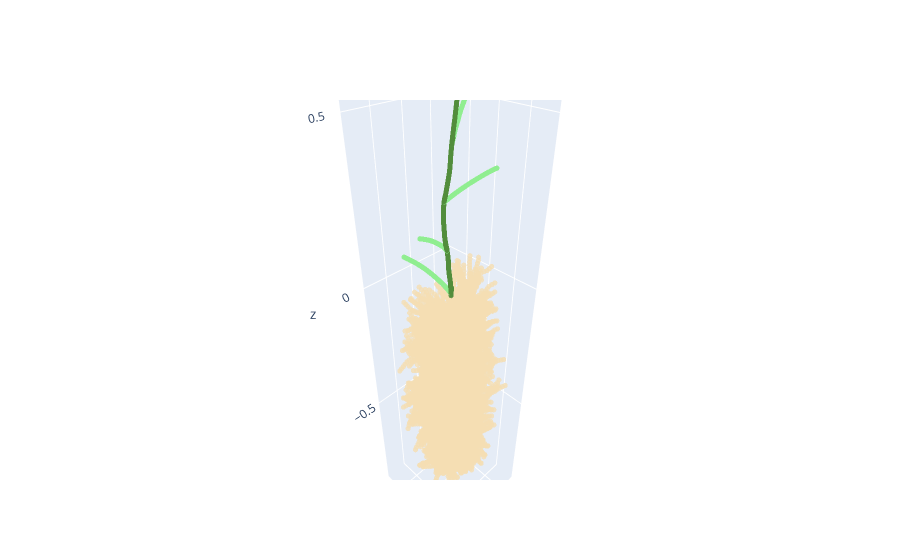

Source (notebook cell):
### Markdown cell above
## 3. Visualize the plant 
There are many ways to visualize the plant, we can use R, Python matplotlab, matlab, plotly, Paraview, VTK.... 
In a jupyternotebook, we can use ploltly or vtk+matplotlab.
### 3.1 Visualization through plot.ly
The next block is a interactive visualization by using plotly (fit plants has less than 10000 segments, for larger plants we recommend paraview or VTK)

### Code cell
# Visualization

nodes_cor = python_nodes(plant1) # use the object name created previously to get its coordinates

fig = go.Figure(data=[go.Scatter3d(
    x=nodes_cor.T[3],
    y=nodes_cor.T[4],
    z=nodes_cor.T[5],
    mode='markers',
    marker=dict(
        size=3,
        color=nodes_cor.T[1],                # nodes_cor.T[1] is organ type, nodes_cor.T[2] is the connection number of a node 
        colorscale=[[0, "wheat"],
                [0.5, "darkgreen"],
                [1.0, "lightgreen"],
                ],  
        opacity=0.8
    )
)])

# tight layout
# fig.update_layout(scene = dict(
#                      xaxis = dict(nticks=4, range=[-1,1],),
#                      yaxis = dict(nticks=4, range=[-0.5,1],),
#                      zaxis = dict(nticks=4, range=[-1,1],),),
#                      width=700,
#                      margin=dict(r=20, l=10, b=10, t=10))
fig.update_layout(scene_aspectmode='data',)
                  # scene_aspectratio=dict(x=1, y=1, z=2))
fig.show()

### Figure 1 — Plotly figure (JSON) as saved in the notebook; plotly's stock layout.template omitted (floating-point values rounded to 4 significant figures; data arrays with more than 128 entries replaced by an {"elided": "..."} marker saying what was removed)
{"data": [{"marker": {"color": {"elided": "18054 int values"}, "colorscale": [[0, "wheat"], [0.5, "darkgreen"], [1, "lightgreen"]], "opacity": 0.8, "size": 3}, "mode": "markers", "type": "scatter3d", "x": {"elided": "18054 float values"}, "y": {"elided": "18054 float values"}, "z": {"elided": "18054 float values"}}], "layout": {"scene": {"aspectmode": "data"}}}
